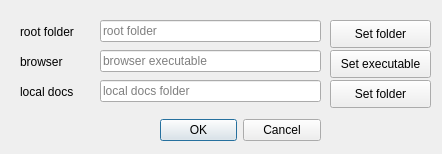
<?xml version="1.0" encoding="UTF-8"?>
<ui version="4.0">
 <class>Dialog</class>
 <widget class="QDialog" name="Dialog">
  <property name="geometry">
   <rect>
    <x>0</x>
    <y>0</y>
    <width>442</width>
    <height>154</height>
   </rect>
  </property>
  <property name="windowTitle">
   <string>Dialog</string>
  </property>
  <widget class="QDialogButtonBox" name="buttonBox">
   <property name="geometry">
    <rect>
     <x>160</x>
     <y>110</y>
     <width>161</width>
     <height>41</height>
    </rect>
   </property>
   <property name="orientation">
    <enum>Qt::Horizontal</enum>
   </property>
   <property name="standardButtons">
    <set>QDialogButtonBox::Cancel|QDialogButtonBox::Ok</set>
   </property>
  </widget>
  <widget class="QLineEdit" name="lineEdit_rootDirectory">
   <property name="geometry">
    <rect>
     <x>100</x>
     <y>20</y>
     <width>221</width>
     <height>22</height>
    </rect>
   </property>
   <property name="text">
    <string/>
   </property>
   <property name="readOnly">
    <bool>false</bool>
   </property>
   <property name="placeholderText">
    <string>root folder</string>
   </property>
   <property name="clearButtonEnabled">
    <bool>false</bool>
   </property>
  </widget>
  <widget class="QLineEdit" name="lineEdit_browser">
   <property name="geometry">
    <rect>
     <x>100</x>
     <y>50</y>
     <width>221</width>
     <height>22</height>
    </rect>
   </property>
   <property name="text">
    <string/>
   </property>
   <property name="readOnly">
    <bool>false</bool>
   </property>
   <property name="placeholderText">
    <string>browser executable</string>
   </property>
   <property name="clearButtonEnabled">
    <bool>false</bool>
   </property>
  </widget>
  <widget class="QLineEdit" name="lineEdit_localdocs">
   <property name="geometry">
    <rect>
     <x>100</x>
     <y>80</y>
     <width>221</width>
     <height>22</height>
    </rect>
   </property>
   <property name="text">
    <string/>
   </property>
   <property name="readOnly">
    <bool>false</bool>
   </property>
   <property name="placeholderText">
    <string>local docs folder</string>
   </property>
   <property name="clearButtonEnabled">
    <bool>false</bool>
   </property>
  </widget>
  <widget class="QLabel" name="label_localdocs">
   <property name="geometry">
    <rect>
     <x>20</x>
     <y>80</y>
     <width>91</width>
     <height>24</height>
    </rect>
   </property>
   <property name="text">
    <string>local docs</string>
   </property>
  </widget>
  <widget class="QLabel" name="label_rootfolder">
   <property name="geometry">
    <rect>
     <x>20</x>
     <y>20</y>
     <width>91</width>
     <height>24</height>
    </rect>
   </property>
   <property name="text">
    <string>root folder</string>
   </property>
  </widget>
  <widget class="QLabel" name="label_browser">
   <property name="geometry">
    <rect>
     <x>20</x>
     <y>50</y>
     <width>91</width>
     <height>24</height>
    </rect>
   </property>
   <property name="text">
    <string>browser</string>
   </property>
  </widget>
  <widget class="QPushButton" name="push_root">
   <property name="geometry">
    <rect>
     <x>330</x>
     <y>20</y>
     <width>101</width>
     <height>28</height>
    </rect>
   </property>
   <property name="text">
    <string>Set folder</string>
   </property>
  </widget>
  <widget class="QPushButton" name="push_browser">
   <property name="geometry">
    <rect>
     <x>330</x>
     <y>50</y>
     <width>101</width>
     <height>28</height>
    </rect>
   </property>
   <property name="text">
    <string>Set executable</string>
   </property>
  </widget>
  <widget class="QPushButton" name="push_localdocs">
   <property name="geometry">
    <rect>
     <x>330</x>
     <y>80</y>
     <width>101</width>
     <height>28</height>
    </rect>
   </property>
   <property name="text">
    <string>Set folder</string>
   </property>
  </widget>
 </widget>
 <resources/>
 <connections>
  <connection>
   <sender>buttonBox</sender>
   <signal>accepted()</signal>
   <receiver>Dialog</receiver>
   <slot>accept()</slot>
   <hints>
    <hint type="sourcelabel">
     <x>248</x>
     <y>254</y>
    </hint>
    <hint type="destinationlabel">
     <x>157</x>
     <y>274</y>
    </hint>
   </hints>
  </connection>
  <connection>
   <sender>buttonBox</sender>
   <signal>rejected()</signal>
   <receiver>Dialog</receiver>
   <slot>reject()</slot>
   <hints>
    <hint type="sourcelabel">
     <x>316</x>
     <y>260</y>
    </hint>
    <hint type="destinationlabel">
     <x>286</x>
     <y>274</y>
    </hint>
   </hints>
  </connection>
 </connections>
</ui>
